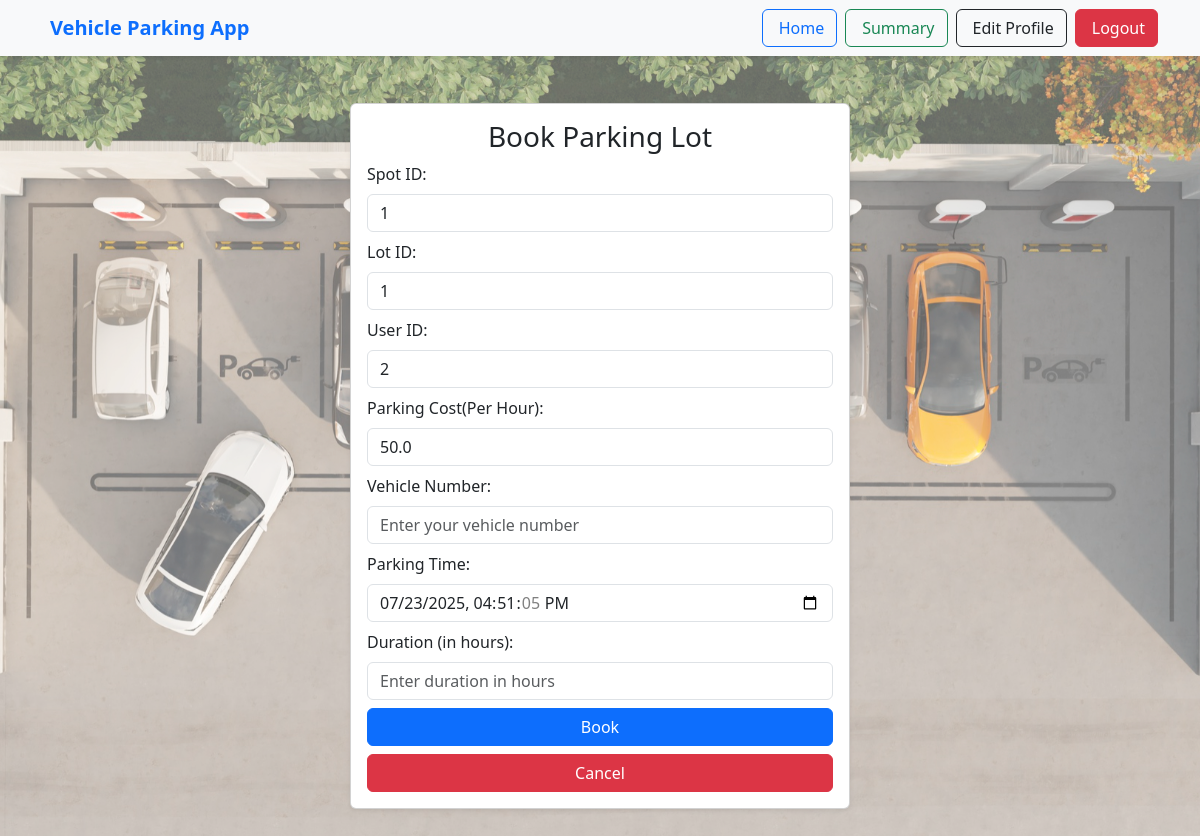
Page /book_parking_spot/1 (signed in) on the committed database.
### models/models.py (models this page shows)
class ParkingSpot(db.Model):
    id = db.Column(db.Integer, primary_key = True, autoincrement = True)
    lot_id = db.Column(db.Integer, db.ForeignKey('parking_lot.id'), nullable = False)
    status = db.Column(db.String(20), nullable = False)

class ParkingLot(db.Model):
    id = db.Column(db.Integer, primary_key = True, autoincrement = True)
    prime_location_name = db.Column(db.String(100), nullable = False)
    address = db.Column(db.String(250), nullable = False)
    pincode = db.Column(db.String(10), nullable = False)
    maximum_number_of_spots = db.Column(db.Integer, nullable = False)
    price = db.Column(db.Float, nullable = False)
    spot = db.relationship('ParkingSpot', backref='parking_lot', lazy=True,uselist=False)
    reserve = db.relationship('ReserveParkingSpot', backref='parking_lot', lazy=True, uselist=False)

### controller/routes.py (the view, shortened to what this page needs)
@app.route('/book_parking_spot/<int:lot_id>', methods=['GET', 'POST'])
def book_parking_spot(lot_id):
    if 'user_email' not in session:
        flash('Please log in to book a parking spot.', 'error')
        return redirect(url_for('login'))
    spot = ParkingSpot.query.get(lot_id)
    parking_lot = ParkingLot.query.get_or_404(lot_id)
    available_spot = ParkingSpot.query.filter_by(lot_id=lot_id, status='A').first()
    if not available_spot:
        flash('Parking spot not found!', 'error')
        return redirect(url_for('home'))
    parking_lot = ParkingLot.query.get(available_spot.lot_id)
    parking_timestamp = datetime.now()
    if request.method == 'GET':
        return render_template('book_parking_spot.html', spot=available_spot, parking_lot=parking_lot,parking_timestamp=parking_timestamp)

### templates/book_parking_spot.html (shortened to what this page needs)
{% extends 'base.html' %}
{% block content %}
<div class="container-fluid min-vh-100 d-flex justify-content-center align-items-center">
    <div class="card p-3 shadow-sm w-100" style="max-width: 500px;">
        <h3 class="text-center mb-2">Book Parking Lot</h3>
        <form method="POST" action={{ url_for('book_parking_spot', lot_id=parking_lot.id )}}>
            <div class="mb-2">
                <label for="spot_id" class="form-label">Spot ID:  </label>
                <input type="text" class="form-control" id="spot_id" name="spot_id" value="{{ spot.id }}" readonly>
            </div>
            <div class="mb-2">
                <label for="lot_id" class="form-label">Lot ID:  </label>
                <input type="text" class="form-control" id="lot_id" name="lot_id" value="{{ parking_lot.spot.lot_id }}" readonly>
            </div>
            <div class="mb-2">
                <label for="user_id" class="form-label">User ID:  </label>
                <input type="text" class="form-control" id="user_id" name="user_id" value="{{ session.get('user_id') }}" readonly>
            </div>
            <div class="mb-2">
                <label for="parking_cost" class="form-label">Parking Cost(Per Hour):  </label>
                <input type="text" class="form-control" id="parking_cost" name="parking_cost" value="{{ parking_lot.price }}" readonly>
            </div>
            <div class="mb-2">
                <label for="vehicle_no" class="form-label">Vehicle Number:  </label>
                <input type="text" class="form-control" id="vehicle_no" name="vehicle_no" placeholder="Enter your vehicle number">
            </div>
            <div class="mb-2">
                <label for="parking_timestamp" class="form-label">Parking Time:  </label>
                <input type="datetime-local" class="form-control" id="parking_timestamp" name="parking_timestamp" value="{{ parking_timestamp }}">
            </div>
            <div class="mb-2">
                <label for="duration" class="form-label">Duration (in hours):  </label>
                <input type="number" class="form-control" id="duration" name="duration" placeholder="Enter duration in hours">
            </div>
            <div class="d-grid">
                <button type="submit" class="btn btn-primary">Book</button>
            </div>
            <div class="d-grid mt-2">
                <a href="{{ url_for('home') }}" class="btn btn-danger">Cancel</a>
            </div>
        </form>
    </div>
</div>
{% endblock %}

### templates/base.html (style rules this page uses)
html, body { height: 100%; margin: 0; padding: 0; }
body { background-image: url('/static/back.jpg'); background-size: cover; background-repeat: no-repeat; background-position: center center; }

### rows in the picture
ParkingSpot: spot_id "1", lot_id "1"
ParkingLot: parking_cost "50.0"
